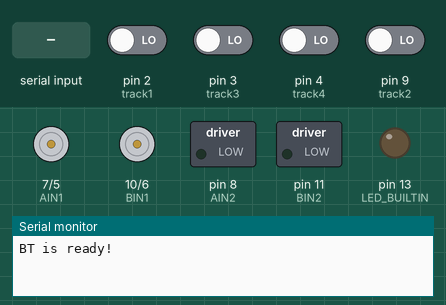
Recording of a sketch running on a simulated Arduino Uno, built with avr-gcc and run on an emulated ATmega328P. On the bench: direction and speed pins drawn as motors (green arrow = direction pin HIGH = forward, orange = LOW = backward, longer = more drive), switched loads named in the sketch (green lamp = pin HIGH), output pins drawn as LEDs (lit = HIGH), the last lines printed to the serial monitor. The inputs (shaded band) are chosen by the test bench; at power-on: pin 2 (track1), pin 3 (track3), pin 4 (track4), pin 9 (track2) LOW.

Above: at 1.2 s.
1.3 s: "1" received over the second serial link
At 2.5 s:
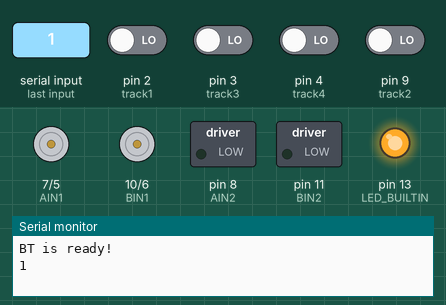
2.8 s: pin 2 (track1) driven HIGH
At 3.7 s:
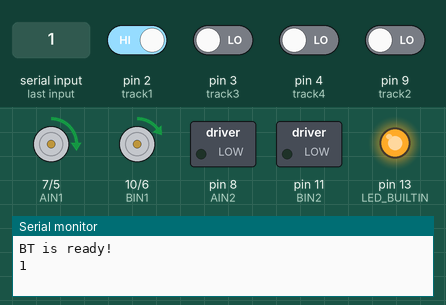
4.3 s: "0" received over the second serial link
At 5.0 s:
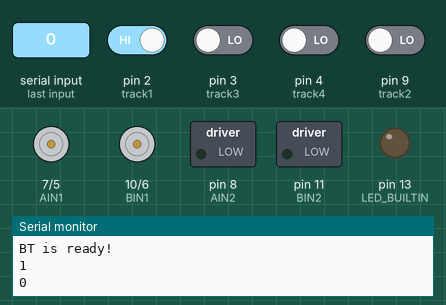
Timing chart, 0 to 7.3 s (numbered marks = the images above; inputs shaded):
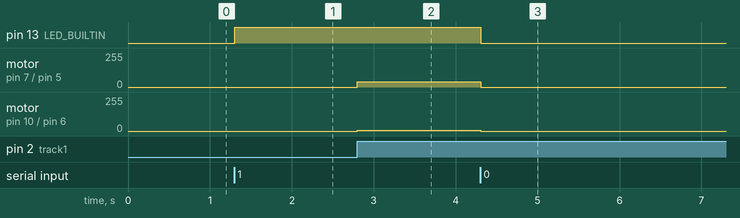

The sketch:

firstsketch.ino
```cpp
#include <SoftwareSerial.h>
//右路电机PWMA引脚5,左路电机PWMB引脚6，必须是有PWM功能的端口
#define PWMA 5
#define PWMB 6
// 右边电机引脚7-8，左边电机引脚10-11
#define AIN1 7
#define AIN2 8
#define BIN1 10
#define BIN2 11
// 循迹引脚 9-2-3-4，从车头方向的最左边开始排序
#define track1 2	//Arduino的9号引脚连接在循迹模块的D0口，以下同理
#define track2 9
#define track3 3
#define track4 4
// 设置Arduino软件串口，0-RX,1-TX
const int BT_RX = 12;
const int BT_TX = 13;
// Pin0为RX，接HC05的TXD
// Pin1为TX，接HC05的RXD
SoftwareSerial BT(BT_RX, BT_TX );
char val;
int right_speed=40;
int left_speed=40;
int flag=0;


int Sensor[4] = {0, 0, 0, 0}; //初始化循迹传感器检测的值

void setup() {
  // put your setup code here, to run once:
  Serial.begin(9600); // 设置串口波特率为9600
  Serial.println("BT is ready!");// 测试与PC之间串口是否正常
  BT.begin(9600);// HC-05的AT模式默认通信波特率为38400
  Track_Init(); //循迹模块初始化
  Motor_Init(); //电机引脚初始化
  pinMode(LED_BUILTIN,OUTPUT);
  Motor_Toward(1);
}

void loop() {
  // Motor_Speed(50, 50);
  // put your main code here, to run repeatedly:
  // four();//四路循迹数据传送
  if(flag==1){
    Sensor_Read();  //不断地读取循迹模块的高低电平
    xun_ji(); //循迹函数
  }
  else{
    Motor_Speed(0,0);
  }
  // Print();  //打印循迹的高低电平

  if (Serial.available()) {
		val = Serial.read();
		BT.print(val); //将PC发来的数据存在val内，并发送给HC-05模块
    delay(5);
	}
	if (BT.available()) {
		val = BT.read();
    printf(val);
		Serial.println(val); //将HC-05模块发来的数据存在val内，并发送给PC
    delay(5);
    if(val=='1'){// 发送1
      digitalWrite(LED_BUILTIN,HIGH);// 小灯闪烁
      // delay(1000);
      // digitalWrite(LED_BUILTIN,LOW);
      // delay(1000);
      flag=1;
    }
    else{
      digitalWrite(LED_BUILTIN,LOW);
      flag=0;
    }
	}
}

void Track_Init()
{
  //循迹模块D0引脚初始化，设置为输入模式
  pinMode(track1, INPUT);
  pinMode(track2, INPUT);
  pinMode(track3, INPUT);
  pinMode(track4, INPUT);
}

void Motor_Init()
{
  //电机引脚初始化，设置为输出模式
  pinMode(AIN1, OUTPUT);
  pinMode(AIN2, OUTPUT);
  pinMode(BIN1, OUTPUT);
  pinMode(BIN2, OUTPUT);
  pinMode(PWMA, OUTPUT);
  pinMode(PWMB, OUTPUT);
}
void move(){  // 移动
  pinMode(AIN1, LOW);
  pinMode(AIN2, HIGH);
  pinMode(BIN1, LOW);
  pinMode(BIN2, HIGH);
  pinMode(PWMA, OUTPUT);
  pinMode(PWMB, OUTPUT);
}
void Sensor_Read()
{
  Sensor [0] = digitalRead(track1); //检测到黑线为高电平（1），白线为低电平（0)
  Sensor [1] = digitalRead(track2);
  Sensor [2] = digitalRead(track3);
  Sensor [3] = digitalRead(track4);
}

void Motor_Toward(int toward)//控制电机的前行模式
{
  if(toward==0){//右轮停止，左轮停止  小车停
    digitalWrite(AIN1,0);
    digitalWrite(AIN2,0);
    digitalWrite(BIN1,0);
    digitalWrite(BIN2,0);
  }else if(toward==1){//右轮正转，左轮正转  小车前进
    digitalWrite(AIN1,1);
    digitalWrite(AIN2,0);
    digitalWrite(BIN1,1);
    digitalWrite(BIN2,0);
  }else if(toward==2){//右轮反转，左轮反转  小车倒退
    digitalWrite(AIN1,0);
    digitalWrite(AIN2,1);
    digitalWrite(BIN1,0);
    digitalWrite(BIN2,1);
  }
}

void Motor_Speed(int Right_Speed, int Left_Speed)
{
  analogWrite(PWMB, Right_Speed); //控制电机的速度，不同的车模，代码执行效果不同！
  analogWrite(PWMA, Left_Speed);
}

void mv_go(int Right_Speed, int Left_Speed){// 直行
  Motor_Toward(1);//设置前进模式
  Motor_Speed(Right_Speed, Left_Speed);
}

void xunji_right_slightly(int Right_Speed, int Left_Speed){// 小右转
  Motor_Toward(1);//设置前进模式
  Motor_Speed(Right_Speed*0.5, Left_Speed); //右轮速度 变小 左轮速度 不变
}

void xunji_left_slightly(int Right_Speed, int Left_Speed){// 小左转
  Motor_Toward(1);//设置前进模式
  Motor_Speed(Right_Speed, Left_Speed*0.5); //右轮速度 不变 左轮速度 变小
}

void xunji_right_severely(int Right_Speed, int Left_Speed){// 大右转
  Motor_Toward(1);//设置前进模式
  Motor_Speed(Right_Speed*0.1, Left_Speed); //右轮速度 变小 左轮速度 不变
}
void xunji_left_severely(int Right_Speed, int Left_Speed){// 大左转
  Motor_Toward(1);//设置前进模式
  Motor_Speed(Right_Speed, Left_Speed*0.1); //右轮速度 不变 左轮速度 变小
}

void xun_ji() //小车的速度可根据实际地图进行调节
{
  /*if (Sensor [0] == 1  && Sensor [1] == 1 && Sensor [2] == 0 && Sensor [3] == 1){  //1-1-0-1 小右转  灯不亮是1 检测到黑线灯会亮即为0
    Motor_Toward(1);//设置前进模式
    Motor_Speed(50, 120); //右轮速度 50 左轮速度 120
  }else if (Sensor [0] == 1 && Sensor [1] == 0 && Sensor [2] == 1 && Sensor [3] == 1){  //1-0-1-1 小左转
    Motor_Toward(1);//设置前进模式
    Motor_Speed(120, 50); //右轮速度 120 左轮速度 50
  }else if(Sensor [0] == 1 && Sensor [1] == 0 && Sensor [2] == 0 && Sensor [3] == 1){  //直走
    Motor_Toward(1);//设置前进模式
    Motor_Speed(50, 50);}
  if (Sensor [0] == 1  && Sensor [1] == 1 && Sensor [2] == 0 && Sensor [3] == 0){  //1-1-0-0 大右转  灯不亮是1 检测到黑线灯会亮即为0
    Motor_Toward(1);//设置前进模式
    Motor_Speed(50, 150); //右轮速度 50 左轮速度 120
  }else if (Sensor [0] == 1 && Sensor [1] == 0 && Sensor [2] == 1 && Sensor [3] == 1){  //0-0-1-1 大左转
    Motor_Toward(1);//设置前进模式
    Motor_Speed(150, 50); //右轮速度 120 左轮速度 50
  }*/

  if (Sensor [0]==1 && Sensor [1]==0 && Sensor [2]==0 && Sensor [3]==1)//1001 直行
    {
        mv_go(right_speed,left_speed);
    }
    else if(Sensor [0]==1 && Sensor [1]==1 && Sensor [2]==0 && Sensor [3]==0)//1100
    {
        xunji_right_slightly(right_speed,left_speed);
    }
    else if(Sensor [0]==1 && Sensor [1]==1 && Sensor [2]==0 && Sensor [3]==1)//1101
    {
        xunji_right_slightly(right_speed,left_speed);
    }
    else if(Sensor [0]==1 && Sensor [1]==1 && Sensor [2]==1 && Sensor [3]==0)//1110
    {
        xunji_right_severely(right_speed,left_speed);
    }
    else if(Sensor [0]==0 && Sensor [1]==0 && Sensor [2]==1 && Sensor [3]==1)//0011
    {
        xunji_left_slightly(right_speed,left_speed);
    }
    else if(Sensor [0]==1 && Sensor [1]==0 && Sensor [2]==1 && Sensor [3]==1)//1011
    {
        xunji_left_slightly(right_speed,left_speed);
    }
    else if(Sensor [0]==0 && Sensor [1]==1 && Sensor [2]==1 && Sensor [3]==1)//0111
    {
        xunji_left_severely(right_speed,left_speed);
    }
    else if(Sensor [0]==0 && Sensor [1]==0 && Sensor [2]==0 && Sensor [3]==1)//0001
    {
        xunji_left_severely(right_speed,left_speed);
        delay(100);
    }
    else if(Sensor [0]==1 && Sensor [1]==0 && Sensor [2]==0 && Sensor [3]==0)//1000
    {
        xunji_right_severely(right_speed,left_speed);
        delay(100);
    }
    else if(Sensor [0]==1 && Sensor [1]==1 && Sensor [2]==1 && Sensor [3]==1)//1111
    {
        mv_go(right_speed,left_speed);
        delay(100);
    }
}

void Print()	//在串口打印循迹的高低电平
{
  Serial.print(Sensor [0]);
  Serial.print("---");
  Serial.print(Sensor [1]);
  Serial.print("---");
  Serial.print(Sensor [2]);
  Serial.print("---");
  Serial.println(Sensor [3]);
}

void four(){
  int data[4];                //定义一个数组data[]包含四个数据，读取来自9,2,3,4引脚的信号存储到这个数组中，而9,2,3,4引脚连接的就是四个传感器，因此这个数组的功能就是记录四个传感器的信号，由下面的程序可以知道，通过对这几个传感器信号的判断，并根据这几个不同的情况作出不同的反应
  data[0] = digitalRead(9);
  data[1] = digitalRead(2);
  data[2] = digitalRead(3);
  data[3] = digitalRead(4);
  Serial.print("引脚1=");
  Serial.println(data[0]);
  Serial.print("");
  Serial.print("引脚2=");
  Serial.println(data[1]);
  Serial.print("");
  Serial.print("引脚3=");
  Serial.println(data[2]);
  Serial.print("");
  Serial.print("引脚4=");
  Serial.println(data[3]);
  Serial.print("");
  delay(1000);
}
```

Measured:
- after the input at 1.3 s, pin 13 (LED_BUILTIN): LOW → HIGH at once
- after the input at 2.8 s, motor on pin 7 (AIN1) / pin 5 (PWMA): stopped → forward 40/255 at once; motor on pin 10 (BIN1) / pin 6 (PWMB): stopped → forward 4/255 at once
- after the input at 4.3 s, pin 13 (LED_BUILTIN): HIGH → LOW at once; motor on pin 7 (AIN1) / pin 5 (PWMA): forward 40/255 → stopped at once; motor on pin 10 (BIN1) / pin 6 (PWMB): forward 4/255 → stopped at once
